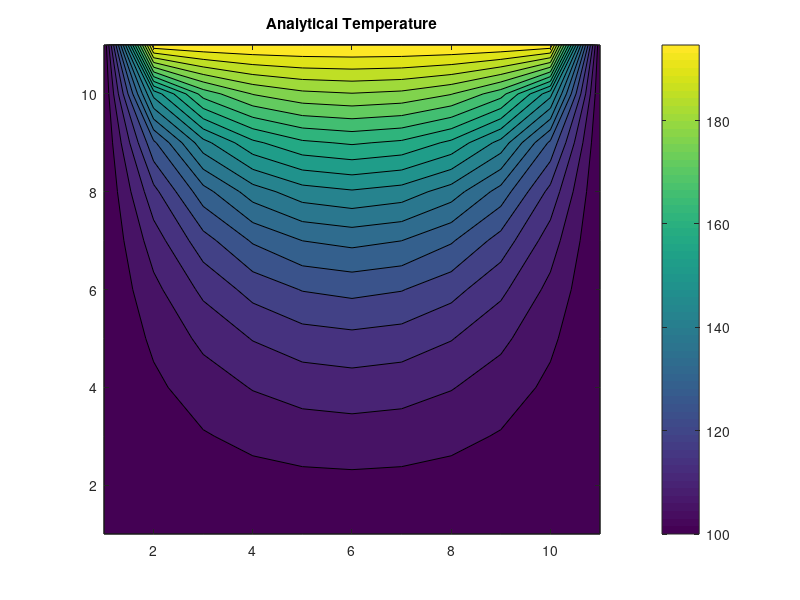
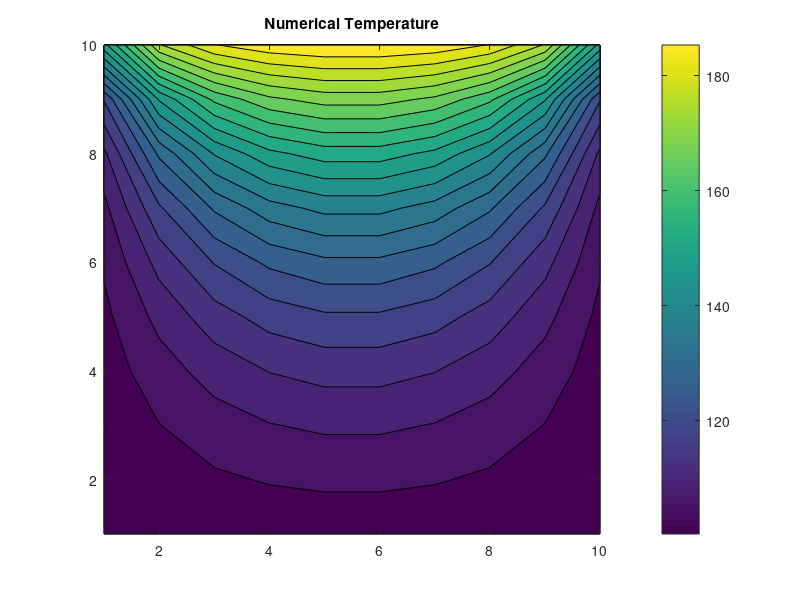
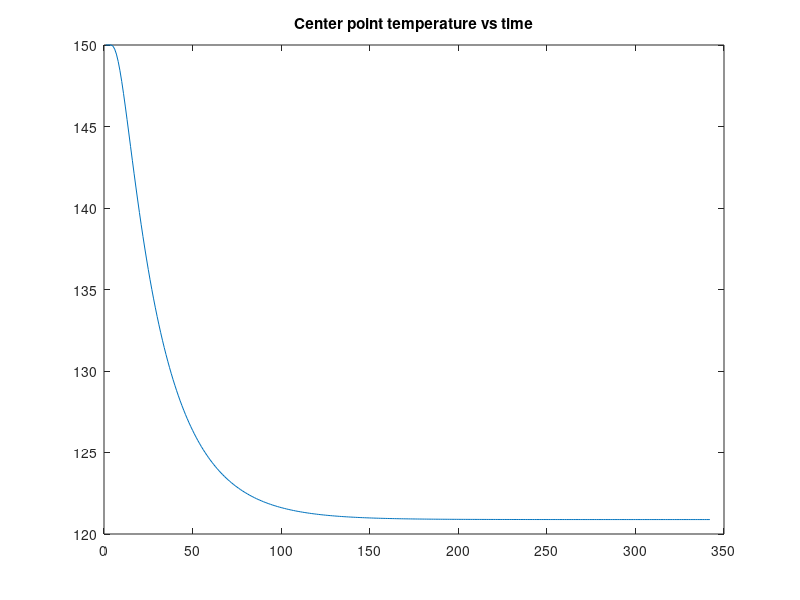

Here is the MATLAB script that generated these plots, in order:
clc;clear all;
%% Initialization
L = 1;                                      %Length
W = 1;                                      %Height or width
dx = 0.1;
Nx = floor(L/dx);
Ny = floor(W/dx);

T_analytical(1:Nx,1:Ny) = 0;                %Initialization of variables
T1 = 100;
T2 = 200;
n = 100;

%% Analytical
for i = 0:Ny                                %for y axis/row of Temp matrix
    for j = 0:Nx                            %for x axis/column of Temp matrix
        
        x = j*dx;
        y = i*dx;

       s = 0;
       for k = 1:n
             s = s + (((((-1)^(k+1))+1)/k)*sin(k*pi*x/L)*sinh(k*pi*y/L)/sinh(k*pi*W/L)); %Analytical Formula
       end
       G = (2/pi)*s;
       T_analytical(i+1,j+1) = T1 + (T2 - T1)*G;
    end
end


%% Numerical
Nx = 10;                %Put the Number of nodes here (x direction)
Ny = 10;                %Put the Number of nodes here (y direction)
T(1:Nx+2,1:Ny+2) = 150;
dx = 1/Nx;
dy = 1/Ny;      

%Alpha Calculation
rho = 7750;
cp = 500;
k = 16.2;
alpha = k/(rho*cp);

%Time Step Calculation
c = 0.4;
dt = (c*dx^2)/(alpha*(1+(dx/dy)^2));

No_of_iteration = 1000;

for iter = 1:No_of_iteration
    
    T_old = T;           %Temp at nth iteration
    
    %Updating Boundary Condition (fictious cells)
    T(1,:) = 2*T1-T(2,:);                  %Bottom Layer
    T(Ny+2,:) = 2*T2-T(Ny+1,:);            %Top Layer  
    T(:,1) = 2*T1-T(:,2);                  %Right layer
    T(:,Nx+2) = 2*T1-T(:,Nx+1);            %Left layer
    T_new = T;

    
    %Internal Cells
    for i = 2:Nx+1
        for j = 2:Ny+1
            T_new(i,j) = (1-(2*alpha*dt/dx^2)-(2*alpha*dt/dy^2))*T(i,j) + (alpha*dt/dx^2)*(T(i-1,j) + T(i+1,j)) + (alpha*dt/dy^2)*(T(i,j+1) + T(i,j-1));
        end
    end
    T = T_new;                     %Temp at (n+1)th iteration
    
    %%Taking the Central Cell
    Central_temp(iter) = T(int8(Nx/2)+1,int8(Ny/2)+1);
    
    %%Max temp in matrix for grid covergence
    temp = T(2:Nx+1,2:Ny+1);
    maxtemp = max(temp(:));
    
    %%Error estimation
    err = T_new - T_old;
    err = err(2:Nx+1,2:Ny+1);
    err = err.*err;
    err = sqrt(sum(err(:))/(Nx*Ny));
    %err = abs(sum(err(:))/(Nx*Ny));
    if err < 1e-6 && err ~= 0
        fprintf('Steady state Convergence is reached .....!!!!')
        break
    end
    
end
T_numerical = T;

%% Plotting
figure(1)
contourf(T_analytical,20)                        %Plotting
title('Analytical Temperature')
colorbar

figure(2)
contourf(T_numerical(2:Nx+1,2:Ny+1),20)
title('Numerical Temperature')
colorbar

%%Center point temperature vs time
t = 1:iter;
figure(3)
plot(t,Central_temp)
title('Center point temperature vs time')
%% Taking Temp Data from x = 0.5 and y = 0.5
x = [0.1 0.2 0.3 0.4 0.5 0.6 0.7 0.8 0.9];
node_x = int8(x/dx);
node_y = int8(x/dy);
temp = T_numerical(2:Nx+1,2:Ny+1);
for i = 1:length(node_y)
    yline(i) = temp(node_x(i),int8(0.5/dx));
end
for i = 1:length(node_x)
    xline(i) = temp(int8(0.5/dx),node_y(i));
end


%% Heat Flux Calulation(Global Conservation)
q = -k*(T_numerical(2,:)-T_numerical(1,:))/dy;     %Bottom layer
q = q(2:Nx+1);
q_bottom = sum(q)

q = -k*(T_numerical(Ny+1,:)-T_numerical(Ny+2,:))/dy;     %Top layer
q = q(2:Nx+1);
q_top = sum(q)

q = -k*(T_numerical(:,Nx+1)-T_numerical(:,Nx+2))/dx;     %Right layer
q = q(2:Ny+1);
q_right = sum(q)   

q = -k*(T_numerical(:,2)-T_numerical(:,1))/dx;     %Left layer
q = q(2:Ny+1);
q_left = sum(q) 

residue = q_left + q_right + q_top + q_bottom